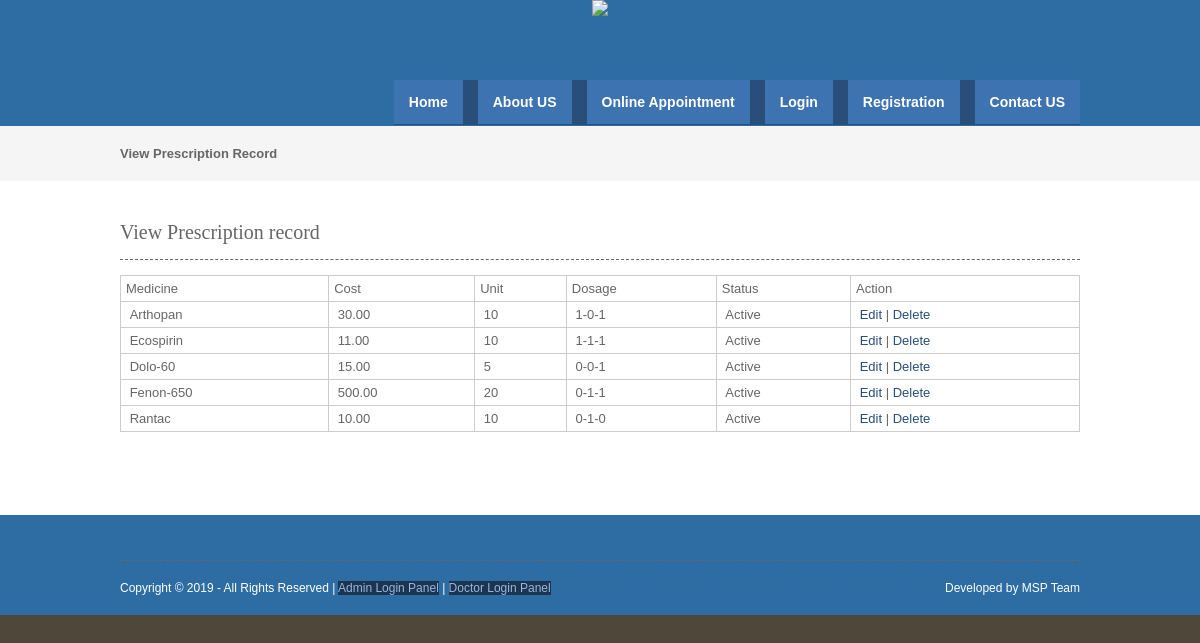
The page /viewprescriptionrecord.php on the database its author committed.
### tables this page shows
CREATE TABLE `prescription_records` (
  `prescription_record_id` int(10) NOT NULL,
  `prescription_id` int(10) NOT NULL,
  `medicine_name` varchar(25) NOT NULL,
  `cost` float(10,2) NOT NULL,
  `unit` int(10) NOT NULL,
  `dosage` varchar(25) NOT NULL,
  `status` varchar(10) NOT NULL
);

### viewprescriptionrecord.php (the view, shortened to what this page needs)
<?php
include("header.php");
include("dbconnection.php");
?>
<div class="wrapper col2">
  <div id="breadcrumb">
    <ul>
      <li class="first">View Prescription Record</li></ul>
  </div>
</div>
<div class="wrapper col4">
  <div id="container">
    <h1>View Prescription record</h1>
    <table width="200" border="3">
      <tbody>
        <tr>
          <td>Medicine</td>
          <td>Cost</td>
          <td>Unit</td>
          <td>Dosage</td>
          <td>Status</td>
          <td>Action</td>
        </tr>
         <?php
		$sql ="SELECT * FROM prescription_records";
		$qsql = mysqli_query($con,$sql);
		while($rs = mysqli_fetch_array($qsql))
		{
        echo "<tr>
          <td>&nbsp;$rs[medicine_name]</td>
          <td>&nbsp;$rs[cost]</td>
		   <td>&nbsp;$rs[unit]</td>
		    <td>&nbsp;$rs[dosage]</td>
			 <td>&nbsp;$rs[status]</td>
			  <td>&nbsp;<a href='prescriptionrecord.php?editid=$rs[prescription_record_id]'>Edit</a>  | <a href='viewprescriptionrecord.php?delid=$rs[prescription_record_id]'>Delete</a> </td>
        </tr>";
		}
		?>
      </tbody>
    </table>
    <p>&nbsp;</p>
  </div>
</div>
<?php
include("footer.php");
?>

### layout/styles/layout.css (style rules this page uses)
html { overflow-y:scroll; }
body { margin:0; padding:0; font-size:13px; font-family:verdana, Arial, Helvetica, sans-serif; color:#FFFFFF; background-color:#4F473A; }
a { outline:none; text-decoration:none; }
div.wrapper { display:block; width:100%; margin:0; text-align:left; }
.col2 { color:#666666; background-color:#F5F5F5; }
.col3, .col4 { color:#666666; background-color:#FFFFFF; }
#head, #gallery, #breadcrumb, #container, #footer { display:block; position:relative; width:960px; margin:0 auto; }
#breadcrumb { padding:20px 0; }
#breadcrumb ul { margin:0; padding:0; list-style:none; }
#breadcrumb ul li { display:inline; }
#breadcrumb ul li.first { font-weight:bold; }
#container { padding:40px 0; }
#container h1, #container h2, #container h3, #container h4, #container h5, #container h6 { margin:0 0 15px 0; padding:0 0 15px 0; line-height:normal; font-weight:normal; font-size:20px; font-family:Georgia, "Times New Roman", Times, serif; border-bottom:1px dashed #666666; }
#container a { color:#294E79; background-color:#FFFFFF; }

### layout/styles/tables.css (style rules this page uses)
table { width:100%; border-collapse:collapse; table-layout:auto; vertical-align:top; margin-bottom:15px; border:1px solid #CCCCCC; }
table tbody td { vertical-align:top; border-collapse:collapse; border-left:1px solid #CCCCCC; border-right:1px solid #CCCCCC; }
table thead th, table tbody td { padding:5px; border-collapse:collapse; }

### rows shown on the page
prescription_records: medicine_name "Arthopan", cost "30.00", unit "10", dosage "1-0-1", status "Active"
prescription_records: medicine_name "Ecospirin", cost "11.00", unit "10", dosage "1-1-1", status "Active"
prescription_records: medicine_name "Dolo-60", cost "15.00", unit "5", dosage "0-0-1", status "Active"
prescription_records: medicine_name "Fenon-650", cost "500.00", unit "20", dosage "0-1-1", status "Active"
prescription_records: medicine_name "Rantac", cost "10.00", unit "10", dosage "0-1-0", status "Active"
